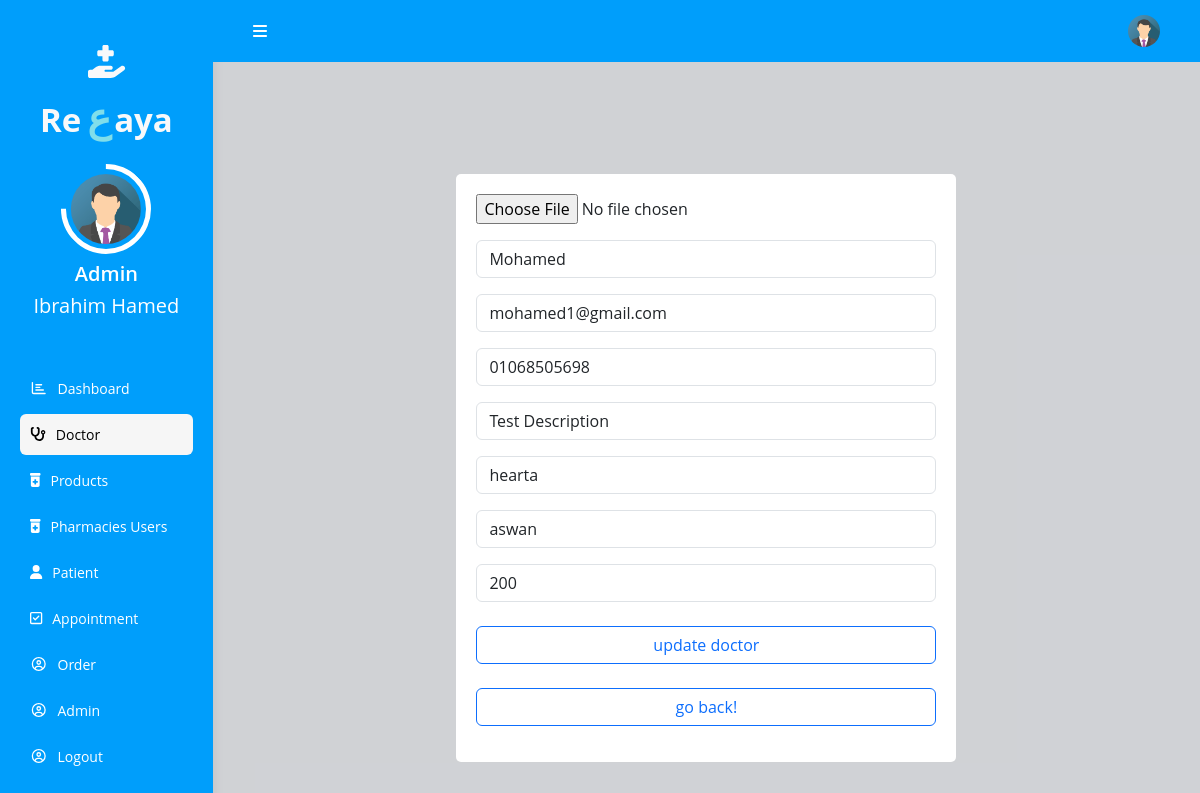
The page /dashboard/doctors_update.php?edit=143 (signed in) on the database its author committed.
### tables this page shows
CREATE TABLE `users` (
  `id` int(11) NOT NULL,
  `name` varchar(255) NOT NULL,
  `email` varchar(255) NOT NULL,
  `phone` varchar(255) NOT NULL,
  `address` varchar(255) NOT NULL,
  `role` varchar(255) DEFAULT NULL,
  `gender` varchar(255) DEFAULT NULL,
  `specialization` varchar(255) NOT NULL,
  `price` varchar(255) DEFAULT NULL,
  `docDesc` varchar(255) DEFAULT NULL,
  `image` varchar(255) NOT NULL,
  `password` varchar(255) NOT NULL
);

### dashboard/doctors_update.php (the view, shortened to what this page needs)
<?php
require_once("../componant/config.php");
$id = $_GET['edit'];
$adminId=$_SESSION['id'];
   $query = mysqli_query($conn, "SELECT * FROM users where role='admin' AND id='$adminId'");
   $fetch = mysqli_fetch_array($query);
   $adminName= "<h5 class='text-success text-white mb-3
   '>" . $fetch['name'] . "</h5>";
?>
<!DOCTYPE html>
<html lang="en">
<head>
    <link rel="stylesheet" href="../css/bootstrap.min.css" />
    <link rel="stylesheet" href="../css/all.min.css" />
    <link rel="stylesheet" href="../css/dashboard.css" />
</head>
<body>
    <div class="page d-flex">
        <div id="side" class="sidebar">
            <div class="logo text-center text-white">
                <a class="logo__icon d-block text-light fw-bold" href="home.php"><i
                        class="fa-solid fa-hand-holding-medical"></i>
                    Re<span>ع</span>aya</a>
                <a class="img__link d-block" href="#"><img class="img-fluid" src="../images/admin.png"
                        alt="Admin" /></a>
                <h5 class="mt-2 mb-2 fw-semibold">Admin<h5><?php echo $adminName?></h5>
                </h5>
            </div>
            <ul>
                <li>
                    <a class="d-flex align-items-center" href="dashboard.php">
                        <i class="fa-regular fa-chart-bar fa-fw"></i>
                        <span>Dashboard</span>
                    </a>
                </li>
                <li>
                    <a class="active  d-flex align-items-center" href="doctors.php">
                        <i class="fa-solid fa-stethoscope"></i>
                        <span>Doctor</span>
                    </a>
                </li>
                <li>
                    <a class=" d-flex align-items-center" href="products.php">
                        <i class="fa-solid fa-prescription-bottle-medical"></i>
                        <span>Products</span>
                    </a>
                </li>
                <li>
                    <a class=" d-flex align-items-center" href="pharmacies.php">
                        <i class="fa-solid fa-prescription-bottle-medical"></i>
                        <span>Pharmacies Users</span>
                    </a>
                </li>
                <li>
                    <a class="d-flex align-items-center" href="patient.php">
                        <i class="fa-solid fa-user"></i>
                        <span>Patient</span>
                    </a>
                </li>
                <li>
                    <a class=" d-flex align-items-center" href="appointment.php">
                        <i class="fa-regular fa-square-check"></i>
                        <span>Appointment</span>
                    </a>
                </li>
                <li>
                    <a class="d-flex align-items-center" href="order.php">
                        <i class="fa-regular fa-circle-user fa-fw"></i>
                        <span>Order</span>
                    </a>
                </li>
                <li>
                    <a class="  d-flex align-items-center" href="admin.php">
                        <i class="fa-regular fa-circle-user fa-fw"></i>
                        <span>Admin</span>
                    </a>
                </li>
                <li>
                    <a class="d-flex align-items-center" href="../logout.php">
                        <i class="fa-regular fa-circle-user fa-fw"></i>
                        <span>Logout</span>
                    </a>
                </li>
            </ul>
        </div>
        <div class="content">
            <div class="head">
                <div onclick="hide()" class="menu">
                    <i class="fa-solid fa-bars"></i>
                </div>
                <div class="icon d-flex align-items-center">
                    <img src="images/admin.png" alt="" />
                </div>
            </div>
            <div class="popedit" id="pop">
                <div class="form-container">
                    <?php
$select = mysqli_query($conn, "SELECT * FROM users WHERE id  = '$id'");
while ($row = mysqli_fetch_assoc($select)) {
?>
                    <form method="post" id="addForm" enctype="multipart/form-data">
                        <div class="input-control mb-3">
                            <input type="file" class="box" name="doctor_img" accept="image/png, image/jpeg, image/jpg">
                        </div>
                        <div class="input-control mb-3">
                            <input type="text" class="form-control" id="validateName" name="doctor_name"
                                value="<?php echo $row['name']; ?>" />
                        </div>
                        <div class="input-control mb-3">
                            <input type="text" class="form-control" id="validateEmail" placeholder="Email"
                                name="doctor_email" value="<?php echo $row['email']; ?>" />
                        </div>
                        <div class="input-control mb-3">
                            <input type="text" class="form-control" id="validatePhone" placeholder="Phone"
                                name="doctor_phone" value="<?php echo $row['phone']; ?>" />
                        </div>
                        <div class="input-control mb-3">
                            <input type="text" class="form-control" id="validateSpecialization"
                                placeholder="Doctor Descripition" name="doctor_descrip"
                                value="<?php echo $row['docDesc']; ?>" />
                        </div>
                        <div class="input-control mb-3">
                            <input type="text" class="form-control" id="validateSpecialization"
                                placeholder="specialization" value="<?php echo $row['specialization']; ?>" />
                        </div>
                        <div class="input-control mb-3">
                            <input type="text" class="form-control" id="validateAddress" placeholder="Address"
                                name="doctor_adress" value="<?php echo $row['address']; ?>" />
                        </div>
                        <div class="input-control mb-3">
                            <input type="text" class="form-control" id="validateAddress" placeholder="Examination price"
                                name="examination_price" value="<?php echo $row['price']; ?>" />
                        </div>
                        <div class="input-control mb-3 mt-4">
                            <input type="submit" class="form-control btn btn-outline-primary" id="submit"
                                name="update_doctor" value="update doctor" />
                        </div>
                        <div class="input-control mb-3 mt-4">
                            <a href="doctor_admin.php"> <input type="submit!"
                                    class="form-control btn btn-outline-primary" id="submit" value="go back!" /></a>
                        </div>
                    </form>
                    <?php }
         ; ?>
                </div>
            </div>
        </div>
    </div>
</body>
</html>

### css/dashboard.css (style rules this page uses)
:root { --blue-color: #009efb; --blue-alt-color: #0d69d5; --success-color: #09c372; --error-color: #ff3860; }
* { box-sizing: border-box; }
body { font-family: "Open Sans", sans-serif; margin: 0; }
a { text-decoration: none; }
ul { list-style: none; padding: 0; }
.page { background-color: #f1f5f9; min-height: 100vh; }
.popedit { background-color: rgba(52, 49, 49, 0.176); width: 100%; height: 100%; top: 0; left: 0; display: flex; align-items: center; justify-content: center; }
.form-container { width: 500px; padding: 20px; background: #fff; border-radius: 5px; position: relative; }
.form-container input::placeholder { font-size: 14px; color: #888; }
.sidebar { width: 250px; padding: 20px; box-shadow: 0 0 10px #ddd; background-color: var(--blue-color); }
.sidebar>div { margin-bottom: 50px; }
.sidebar .logo .logo__icon { padding: 1.0625rem 0rem; font-size: 2.0625rem; }
.sidebar .logo .logo__icon span { color: #80deea; font-size: 40px; padding: 0rem 0.1875rem 0rem 0.375rem; }
.sidebar .logo .img__link { border: 0.3125rem solid #fff; border-radius: 100%; width: 52%; padding: 0.3125rem; height: 5.625rem; margin: auto; border-top-color: transparent; transform: rotate(-45deg); }
.sidebar .logo .img__link img { border-radius: 100%; transform: rotate(45deg); width: 100%; }
.sidebar .logo h5 { font-size: 1.25rem; }
.sidebar ul li a { margin-bottom: 5px; transition: 0.3s; color: white; padding: 10px; font-size: 14px; border-radius: 6px; }
.sidebar ul li a.active, .sidebar ul li a:hover { background-color: #f6f6f6; color: black; }
.sidebar ul li a span { font-size: 14px; margin-left: 10px; }
.content { overflow: hidden; width: 100vw; }
.content .head { display: flex; align-items: center; justify-content: space-between; background-color: var(--blue-color); padding: 15px 40px; }
.content .head .menu { color: white; cursor: pointer; }
.content .head .icon img { width: 32px; height: 32px; border-radius: 50%; }

### rows shown on the page
users: name "Ibrahim Hamed"
users: doctor_name "Mohamed", doctor_email "mohamed1@gmail.com", doctor_phone "01068505698", doctor_descrip "Test Description", specialization "hearta", doctor_adress "aswan", examination_price "200"
